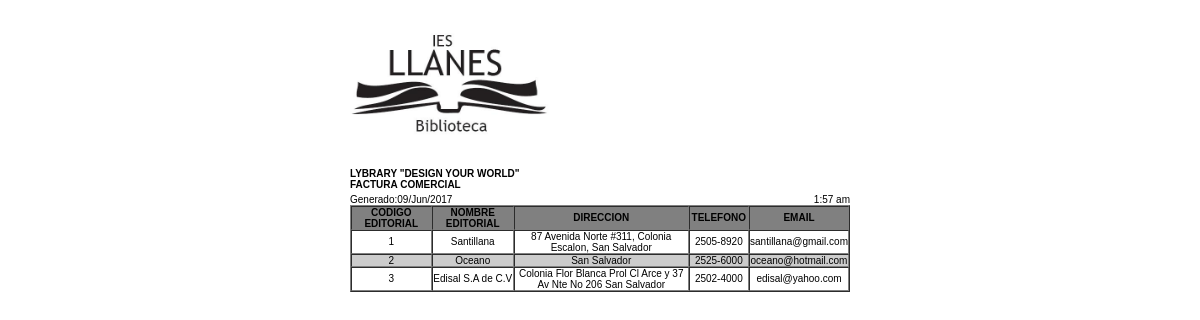
Screenshot of /reportes/rptEditorial.php with the database file from the repository.
### tables this page shows
CREATE TABLE `tbleditorial` (
  `idEditorial` int(11) NOT NULL,
  `nombreEditorial` varchar(50) NOT NULL,
  `direccion` varchar(100) NOT NULL,
  `telefono` varchar(30) NOT NULL,
  `email` varchar(30) NOT NULL
);

### clases/conexion.php (called while the page is built, shortened)
<?php
class Conexion
{
    protected $conexion;
	public function __construct()
    {
		$this->conexion = mysqli_connect(HOST, USER, PASS,DBNAME);
		        return true;
	}
    public function ejecutarSql($sql)
    {
		$rs = mysqli_query($this->conexion,$sql);
		$sql	= "SELECT last_insert_id();";
		$rsId	= mysqli_query($this->conexion,$sql);
		$id		= mysqli_fetch_row($rsId);
		return $rs;
    }
}
$bdConexion = new Conexion();
?>

### reportes/rptEditorial.php (the view, shortened to what this page needs)
<?php
include("../clases/conexion.php");
$sql = "select * from tbleditorial";
	$rsDetalles = $bdConexion->ejecutarSQL($sql);
?>
<!DOCTYPE html>
<html lang="es">
<head>
        <link rel="stylesheet" type="text/css" href="../css/styleReport.css"/>
</head>
<body onload="window.print();">
	<table border="0" align="center" style="margin-top:10px; width:500px;">
	<tr style="background-color: white;">
		<td>
			<div>
				<img src="../imagenes/1.jpg" height="8%" width="200">
			</div>
			<div style="width: 500px;">
				<strong>
					LYBRARY "DESIGN YOUR WORLD"<BR>
					FACTURA COMERCIAL
				</strong>
			</div>
		</td>
	</tr>
	<tr>
		<td colspan="2">
			<div style="float: left;">
                            Generado:<?=date("d/M/Y")?><br>
			</div>
                        <div style="float: right;">
                                <?php $time = time(); echo date("g:i a", $time)?>
			</div>
			<table border="1" cellpadding="0" cellspacing="0" width="100%">
				<tr>
					<th scope="col"><strong>CODIGO EDITORIAL</strong></th>
                                        <th scope="col"><strong>NOMBRE EDITORIAL</strong></th>
					<th scope="col"><strong>DIRECCION</strong></th>
                                        <th scope="col"><strong>TELEFONO</strong></th>
					<th scope="col"><strong>EMAIL</strong></th>
				</tr>
				<?php
				while ($detalle = mysqli_fetch_array($rsDetalles))
				{
					print "
					<tr>
						<td align='center'>".$detalle['idEditorial']."</td>
						<td align='center'>".$detalle['nombreEditorial']."</td>
						<td align='center'>".$detalle['direccion']."</td>
                                                <td align='center'>".$detalle['telefono']."</td>
						<td align='center'>".$detalle['email']."</td>
					</tr>";
				}
				?>
			</table>
		</td>
	</tr>
	</table>
</body>
</html>

### css/styleReport.css (style rules this page uses)
body { font-family: "Trebuchet MS", Arial, Helvetica, sans-serif; font-size:10px; margin-top:0px; }
img { vertical-align:middle; }
table { margin-left:auto; margin-right:auto; }
th { font-size:10px; padding-right:2px;padding-left:2px; background-color:grey; }
table tr:nth-child(odd) { background-color: #CCC; }
table tr:nth-child(even) { background-color: white; }
td { margin:10px; }

### rows the page displays
tbleditorial: idEditorial "1", nombreEditorial "Santillana", direccion "87 Avenida Norte #311, Colonia Escalon, San Salvador", telefono "2505-8920", email "santillana@gmail.com"
tbleditorial: idEditorial "2", nombreEditorial "Oceano", direccion "San Salvador", telefono "2525-6000", email "oceano@hotmail.com"
tbleditorial: idEditorial "3", nombreEditorial "Edisal S.A de C.V", direccion "Colonia Flor Blanca Prol Cl Arce y 37 Av Nte No 206 San Salvador", telefono "2502-4000", email "edisal@yahoo.com"
